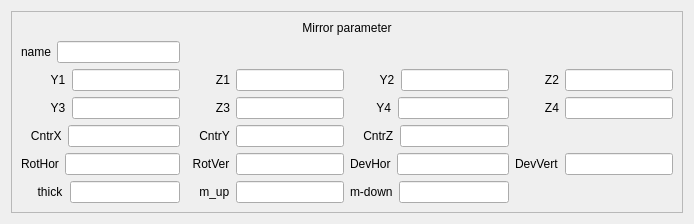
        <widget class="QWidget" name="MirrorWin_1" native="true">
         <layout class="QVBoxLayout" name="verticalLayout_6">
          <item>
           <widget class="QFrame" name="frame_5">
            <property name="frameShape">
             <enum>QFrame::StyledPanel</enum>
            </property>
            <property name="frameShadow">
             <enum>QFrame::Raised</enum>
            </property>
            <layout class="QGridLayout" name="gridLayout_5">
             <item row="6" column="2">
              <layout class="QFormLayout" name="formLayout_73">
               <item row="0" column="0">
                <widget class="QLabel" name="label_79">
                 <property name="text">
                  <string>m-down</string>
                 </property>
                </widget>
               </item>
               <item row="0" column="1">
                <widget class="QLineEdit" name="lineEdit_73">
                 <property name="sizePolicy">
                  <sizepolicy hsizetype="Preferred" vsizetype="Fixed">
                   <horstretch>0</horstretch>
                   <verstretch>0</verstretch>
                  </sizepolicy>
                 </property>
                </widget>
               </item>
              </layout>
             </item>
             <item row="4" column="2">
              <layout class="QFormLayout" name="formLayout_74">
               <item row="0" column="0">
                <widget class="QLabel" name="label_80">
                 <property name="text">
                  <string>    CntrZ</string>
                 </property>
                </widget>
               </item>
               <item row="0" column="1">
                <widget class="QLineEdit" name="lineEdit_74">
                 <property name="sizePolicy">
                  <sizepolicy hsizetype="Preferred" vsizetype="Fixed">
                   <horstretch>0</horstretch>
                   <verstretch>0</verstretch>
                  </sizepolicy>
                 </property>
                </widget>
               </item>
              </layout>
             </item>
             <item row="2" column="0">
              <layout class="QFormLayout" name="formLayout_15">
               <item row="0" column="0">
                <widget class="QLabel" name="label_21">
                 <property name="text">
                  <string>         Y1</string>
                 </property>
                </widget>
               </item>
               <item row="0" column="1">
                <widget class="QLineEdit" name="Y1_2">
                 <property name="sizePolicy">
                  <sizepolicy hsizetype="Preferred" vsizetype="Fixed">
                   <horstretch>0</horstretch>
                   <verstretch>0</verstretch>
                  </sizepolicy>
                 </property>
                </widget>
               </item>
              </layout>
             </item>
             <item row="6" column="1">
              <layout class="QFormLayout" name="formLayout_21">
               <item row="0" column="0">
                <widget class="QLabel" name="label_81">
                 <property name="text">
                  <string>    m_up</string>
                 </property>
                </widget>
               </item>
               <item row="0" column="1">
                <widget class="QLineEdit" name="lineEdit_21">
                 <property name="sizePolicy">
                  <sizepolicy hsizetype="Preferred" vsizetype="Fixed">
                   <horstretch>0</horstretch>
                   <verstretch>0</verstretch>
                  </sizepolicy>
                 </property>
                </widget>
               </item>
              </layout>
             </item>
             <item row="5" column="2">
              <layout class="QFormLayout" name="formLayout_75">
               <item row="0" column="0">
                <widget class="QLabel" name="label_82">
                 <property name="text">
                  <string>DevHor</string>
                 </property>
                </widget>
               </item>
               <item row="0" column="1">
                <widget class="QLineEdit" name="lineEdit_75">
                 <property name="sizePolicy">
                  <sizepolicy hsizetype="Preferred" vsizetype="Fixed">
                   <horstretch>0</horstretch>
                   <verstretch>0</verstretch>
                  </sizepolicy>
                 </property>
                </widget>
               </item>
              </layout>
             </item>
             <item row="3" column="1">
              <layout class="QFormLayout" name="formLayout_76">
               <item row="0" column="0">
                <widget class="QLabel" name="label_83">
                 <property name="text">
                  <string>         Z3</string>
                 </property>
                </widget>
               </item>
               <item row="0" column="1">
                <widget class="QLineEdit" name="lineEdit_76">
                 <property name="sizePolicy">
                  <sizepolicy hsizetype="Preferred" vsizetype="Fixed">
                   <horstretch>0</horstretch>
                   <verstretch>0</verstretch>
                  </sizepolicy>
                 </property>
                </widget>
               </item>
              </layout>
             </item>
             <item row="5" column="1">
              <layout class="QFormLayout" name="formLayout_77">
               <item row="0" column="0">
                <widget class="QLabel" name="label_84">
                 <property name="text">
                  <string>  RotVer</string>
                 </property>
                </widget>
               </item>
               <item row="0" column="1">
                <widget class="QLineEdit" name="lineEdit_77">
                 <property name="sizePolicy">
                  <sizepolicy hsizetype="Preferred" vsizetype="Fixed">
                   <horstretch>0</horstretch>
                   <verstretch>0</verstretch>
                  </sizepolicy>
                 </property>
                </widget>
               </item>
              </layout>
             </item>
             <item row="2" column="2">
              <layout class="QFormLayout" name="formLayout_78">
               <item row="0" column="0">
                <widget class="QLabel" name="label_85">
                 <property name="text">
                  <string>         Y2</string>
                 </property>
                </widget>
               </item>
               <item row="0" column="1">
                <widget class="QLineEdit" name="lineEdit_78">
                 <property name="sizePolicy">
                  <sizepolicy hsizetype="Preferred" vsizetype="Fixed">
                   <horstretch>0</horstretch>
                   <verstretch>0</verstretch>
                  </sizepolicy>
                 </property>
                </widget>
               </item>
              </layout>
             </item>
             <item row="4" column="1">
              <layout class="QFormLayout" name="formLayout_79">
               <item row="0" column="0">
                <widget class="QLabel" name="label_86">
                 <property name="text">
                  <string>    CntrY</string>
                 </property>
                </widget>
               </item>
               <item row="0" column="1">
                <widget class="QLineEdit" name="lineEdit_79">
                 <property name="sizePolicy">
                  <sizepolicy hsizetype="Preferred" vsizetype="Fixed">
                   <horstretch>0</horstretch>
                   <verstretch>0</verstretch>
                  </sizepolicy>
                 </property>
                </widget>
               </item>
              </layout>
             </item>
             <item row="5" column="3">
              <layout class="QFormLayout" name="formLayout_80">
               <item row="0" column="0">
                <widget class="QLabel" name="label_87">
                 <property name="text">
                  <string>DevVert</string>
                 </property>
                </widget>
               </item>
               <item row="0" column="1">
                <widget class="QLineEdit" name="lineEdit_80">
                 <property name="sizePolicy">
                  <sizepolicy hsizetype="Preferred" vsizetype="Fixed">
                   <horstretch>0</horstretch>
                   <verstretch>0</verstretch>
                  </sizepolicy>
                 </property>
                </widget>
               </item>
              </layout>
             </item>
             <item row="3" column="3">
              <layout class="QFormLayout" name="formLayout_81">
               <item row="0" column="0">
                <widget class="QLabel" name="label_88">
                 <property name="text">
                  <string>         Z4</string>
                 </property>
                </widget>
               </item>
               <item row="0" column="1">
                <widget class="QLineEdit" name="lineEdit_81">
                 <property name="sizePolicy">
                  <sizepolicy hsizetype="Preferred" vsizetype="Fixed">
                   <horstretch>0</horstretch>
                   <verstretch>0</verstretch>
                  </sizepolicy>
                 </property>
                </widget>
               </item>
              </layout>
             </item>
             <item row="6" column="0">
              <layout class="QFormLayout" name="formLayout_82">
               <item row="0" column="0">
                <widget class="QLabel" name="label_89">
                 <property name="text">
                  <string>     thick</string>
                 </property>
                </widget>
               </item>
               <item row="0" column="1">
                <widget class="QLineEdit" name="lineEdit_82">
                 <property name="sizePolicy">
                  <sizepolicy hsizetype="Preferred" vsizetype="Fixed">
                   <horstretch>0</horstretch>
                   <verstretch>0</verstretch>
                  </sizepolicy>
                 </property>
                </widget>
               </item>
              </layout>
             </item>
             <item row="2" column="1">
              <layout class="QFormLayout" name="formLayout_83">
               <item row="0" column="0">
                <widget class="QLabel" name="label_90">
                 <property name="text">
                  <string>         Z1</string>
                 </property>
                </widget>
               </item>
               <item row="0" column="1">
                <widget class="QLineEdit" name="lineEdit_83">
                 <property name="sizePolicy">
                  <sizepolicy hsizetype="Preferred" vsizetype="Fixed">
                   <horstretch>0</horstretch>
                   <verstretch>0</verstretch>
                  </sizepolicy>
                 </property>
                </widget>
               </item>
              </layout>
             </item>
             <item row="5" column="0">
              <layout class="QFormLayout" name="formLayout_84">
               <item row="0" column="0">
                <widget class="QLabel" name="label_91">
                 <property name="text">
                  <string>RotHor</string>
                 </property>
                </widget>
               </item>
               <item row="0" column="1">
                <widget class="QLineEdit" name="lineEdit_84">
                 <property name="sizePolicy">
                  <sizepolicy hsizetype="Preferred" vsizetype="Fixed">
                   <horstretch>0</horstretch>
                   <verstretch>0</verstretch>
                  </sizepolicy>
                 </property>
                </widget>
               </item>
              </layout>
             </item>
             <item row="3" column="0">
              <layout class="QFormLayout" name="formLayout_85">
               <item row="0" column="0">
                <widget class="QLabel" name="label_92">
                 <property name="text">
                  <string>         Y3</string>
                 </property>
                </widget>
               </item>
               <item row="0" column="1">
                <widget class="QLineEdit" name="lineEdit_85">
                 <property name="sizePolicy">
                  <sizepolicy hsizetype="Preferred" vsizetype="Fixed">
                   <horstretch>0</horstretch>
                   <verstretch>0</verstretch>
                  </sizepolicy>
                 </property>
                </widget>
               </item>
              </layout>
             </item>
             <item row="2" column="3">
              <layout class="QFormLayout" name="formLayout_86">
               <item row="0" column="0">
                <widget class="QLabel" name="label_93">
                 <property name="text">
                  <string>         Z2</string>
                 </property>
                </widget>
               </item>
               <item row="0" column="1">
                <widget class="QLineEdit" name="lineEdit_86">
                 <property name="sizePolicy">
                  <sizepolicy hsizetype="Preferred" vsizetype="Fixed">
                   <horstretch>0</horstretch>
                   <verstretch>0</verstretch>
                  </sizepolicy>
                 </property>
                </widget>
               </item>
              </layout>
             </item>
             <item row="4" column="0">
              <layout class="QFormLayout" name="formLayout_87">
               <item row="0" column="0">
                <widget class="QLabel" name="label_94">
                 <property name="text">
                  <string>   CntrX</string>
                 </property>
                </widget>
               </item>
               <item row="0" column="1">
                <widget class="QLineEdit" name="lineEdit_87">
                 <property name="sizePolicy">
                  <sizepolicy hsizetype="Preferred" vsizetype="Fixed">
                   <horstretch>0</horstretch>
                   <verstretch>0</verstretch>
                  </sizepolicy>
                 </property>
                </widget>
               </item>
              </layout>
             </item>
             <item row="3" column="2">
              <layout class="QFormLayout" name="formLayout_88">
               <item row="0" column="0">
                <widget class="QLabel" name="label_95">
                 <property name="text">
                  <string>        Y4</string>
                 </property>
                </widget>
               </item>
               <item row="0" column="1">
                <widget class="QLineEdit" name="lineEdit_88">
                 <property name="sizePolicy">
                  <sizepolicy hsizetype="Preferred" vsizetype="Fixed">
                   <horstretch>0</horstretch>
                   <verstretch>0</verstretch>
                  </sizepolicy>
                 </property>
                </widget>
               </item>
              </layout>
             </item>
             <item row="1" column="0">
              <layout class="QFormLayout" name="formLayout_89">
               <item row="0" column="0">
                <widget class="QLabel" name="label_96">
                 <property name="text">
                  <string>name</string>
                 </property>
                </widget>
               </item>
               <item row="0" column="1">
                <widget class="QLineEdit" name="lineEdit_89"/>
               </item>
              </layout>
             </item>
             <item row="0" column="0" colspan="4">
              <widget class="QLabel" name="label_97">
               <property name="text">
                <string>Mirror parameter</string>
               </property>
               <property name="alignment">
                <set>Qt::AlignCenter</set>
               </property>
              </widget>
             </item>
            </layout>
           </widget>
          </item>
         </layout>
        </widget>
